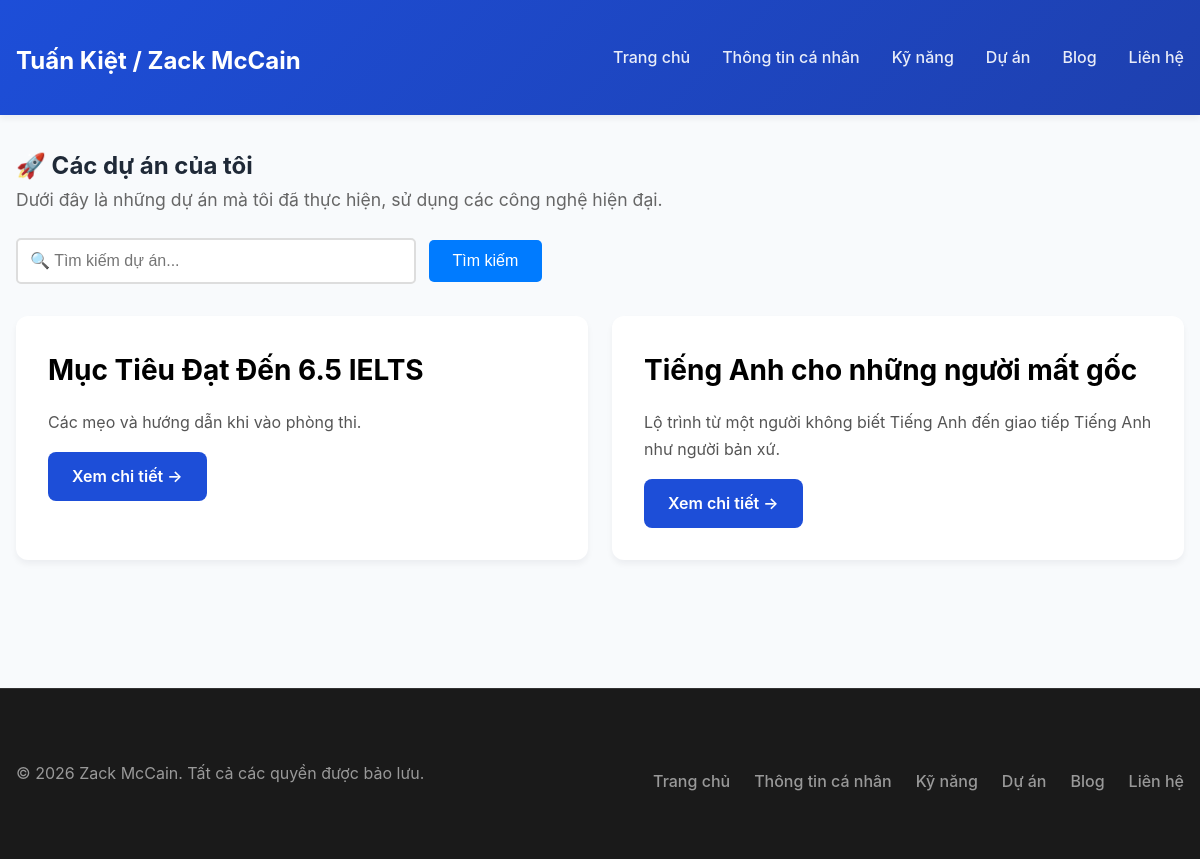
/projects/, run on the app's committed database.
### portfolio_app/models.py (models this page shows, shortened)
class Project(models.Model):
    title = models.CharField(max_length=150, verbose_name='Tiêu đề dự án')
    description = models.TextField(verbose_name='Mô tả')
    technologies = models.CharField(
        max_length=200,
        blank=True,
        verbose_name='Công nghệ sử dụng',
        help_text='VD: Django, React, PostgreSQL'
    )
    link = models.URLField(blank=True, verbose_name='Link (GitHub/Demo)')
    class Meta:
        verbose_name = 'Dự án'
        verbose_name_plural = 'Dự án'

### portfolio_app/views.py (the view, shortened to what this page needs)
# urls.py: path('projects/', views.project_list, name='project_list'),
def project_list(request):
    projects = Project.objects.all()
    search_query = request.GET.get('q', '').strip()
    return render(request, 'portfolio_app/project_list.html', {
        'projects': projects,
        'search_query': search_query
    })

### portfolio_app/templates/portfolio_app/project_list.html (shortened to what this page needs)
{% extends 'portfolio_app/base.html' %}
{% block content %}
<section>
    <h2>🚀 Các dự án của tôi</h2>
    <p class="page-intro">Dưới đây là những dự án mà tôi đã thực hiện, sử dụng các công nghệ hiện đại.</p>
    <div class="search-container" style="margin-bottom: 2rem;">
        <form method="get" class="search-form">
            <input
                type="text"
                name="q"
                placeholder="🔍 Tìm kiếm dự án..."
                value="{{ search_query }}"
                class="search-input"
                style="padding: 0.75rem; font-size: 1rem; width: 100%; max-width: 400px; border: 2px solid #ddd; border-radius: 5px;"
            >
            <button type="submit" style="padding: 0.75rem 1.5rem; margin-left: 0.5rem; background-color: #007bff; color: white; border: none; border-radius: 5px; cursor: pointer; font-size: 1rem;">Tìm kiếm</button>
        </form>
    </div>
    {% if projects %}
    <div class="grid">
        {% for project in projects %}
        <article class="card project-card">
            <h3>{{ project.title }}</h3>
            <p>{{ project.description }}</p>
            {% if project.link %}
            <a href="{{ project.link }}" target="_blank" class="btn btn-primary">Xem chi tiết →</a>
            {% else %}
            <p style="color: #999; font-style: italic;">Chưa có link demo</p>
            {% endif %}
        </article>
        {% endfor %}
    </div>
    {% endif %}
</section>
{% endblock %}

### portfolio_app/static/portfolio_app/css/style.css (style rules this page uses)
:root { --primary: #1d4ed8; --primary-light: #3b82f6; --primary-dark: #1e40af; --secondary: #64748b; --success: #10b981; --danger: #dc2626; --light: #f1f5f9; --lighter: #f8fafc; --border: #e2e8f0; --shadow: 0 10px 25px rgba(15, 23, 42, 0.08); --shadow-sm: 0 4px 6px rgba(15, 23, 42, 0.05); }
* { margin: 0; padding: 0; box-sizing: border-box; }
html { scroll-behavior: smooth; }
body { font-family: -apple-system, BlinkMacSystemFont, 'Segoe UI', 'Roboto', 'Oxygen', 'Ubuntu', 'Cantarell', 'Fira Sans', 'Droid Sans', 'Helvetica Neue', sans-serif; -webkit-font-smoothing: antialiased; -moz-osx-font-smoothing: grayscale; background: var(--lighter); color: #1f2937; line-height: 1.6; }
section { margin-bottom: 3rem; }
h3 { font-size: 1.75rem; margin-bottom: 1.5rem; color: #000; }
.page-intro { font-size: 1.1rem; color: #666; margin-bottom: 1.5rem; }
.grid { display: grid; gap: 1.5rem; grid-template-columns: repeat(auto-fit, minmax(280px, 1fr)); }
.card { background: white; border-radius: 12px; box-shadow: var(--shadow-sm); padding: 2rem; transition: all 0.3s; }
.card h4, .card h3 { margin-top: 0; margin-bottom: 1rem; color: #000; }
.card p { color: #555; line-height: 1.7; margin-bottom: 1rem; }
.btn { display: inline-block; padding: 0.75rem 1.5rem; border: none; border-radius: 8px; text-decoration: none; font-weight: 600; cursor: pointer; transition: all 0.2s; text-align: center; font-size: 1rem; }
.btn-primary { background: var(--primary); color: white; }

### data on the page
Project: title "Mục Tiêu Đạt Đến 6.5 IELTS", description "Các mẹo và hướng dẫn khi vào phòng thi."
Project: title "Tiếng Anh cho những người mất gốc", description "Lộ trình từ một người không biết Tiếng Anh đến giao tiếp Tiếng Anh như người bản xứ."
